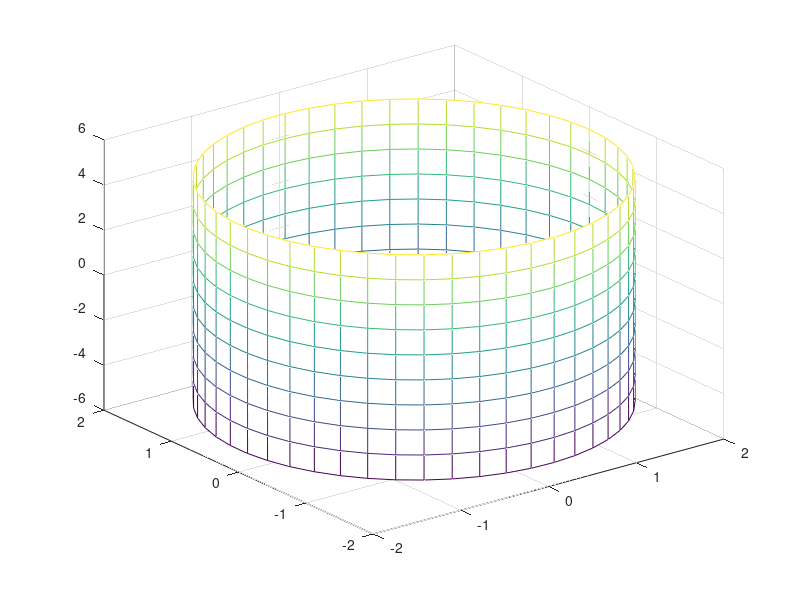

Reproduce this figure in MATLAB.
clc
clear all
r=2;
h=linspace(-5,5,10);
theta=linspace(0,2*pi,50);
[h,theta]=meshgrid(h,theta);
x=r.*cos(theta);
y=r.*sin(theta);
z=h;
mesh(x,y,z);